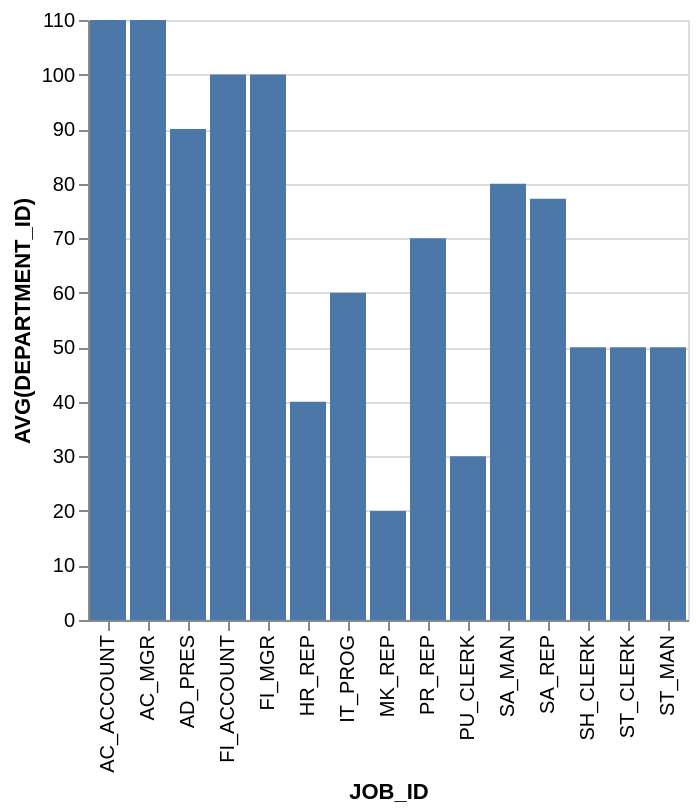

Write a Vega-Lite specification for this figure.
### Vega-Lite specification from a JSON file in a GitHub repository (floating-point values rounded to 4 significant figures)
{"data": {"values": [{"x_data": "AC_ACCOUNT", "y_data": 110}, {"x_data": "AC_MGR", "y_data": 110}, {"x_data": "AD_PRES", "y_data": 90}, {"x_data": "FI_ACCOUNT", "y_data": 100}, {"x_data": "FI_MGR", "y_data": 100}, {"x_data": "HR_REP", "y_data": 40}, {"x_data": "IT_PROG", "y_data": 60}, {"x_data": "MK_REP", "y_data": 20}, {"x_data": "PR_REP", "y_data": 70}, {"x_data": "PU_CLERK", "y_data": 30}, {"x_data": "SA_MAN", "y_data": 80}, {"x_data": "SA_REP", "y_data": 77.24}, {"x_data": "SH_CLERK", "y_data": 50}, {"x_data": "ST_CLERK", "y_data": 50}, {"x_data": "ST_MAN", "y_data": 50}]}, "mark": "bar", "encoding": {"x": {"field": "x_data", "type": "nominal", "title": "JOB_ID", "sort": "ascending"}, "y": {"field": "y_data", "type": "quantitative", "title": "AVG(DEPARTMENT_ID)"}}}
